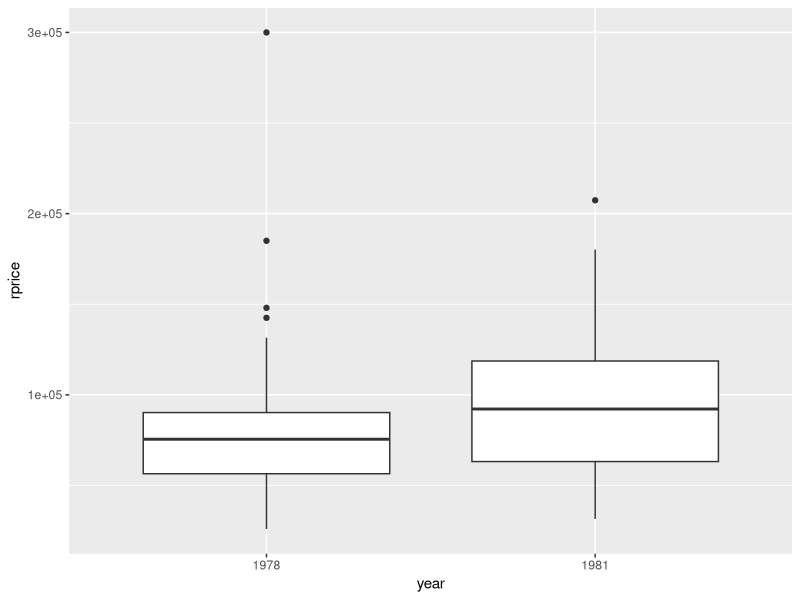
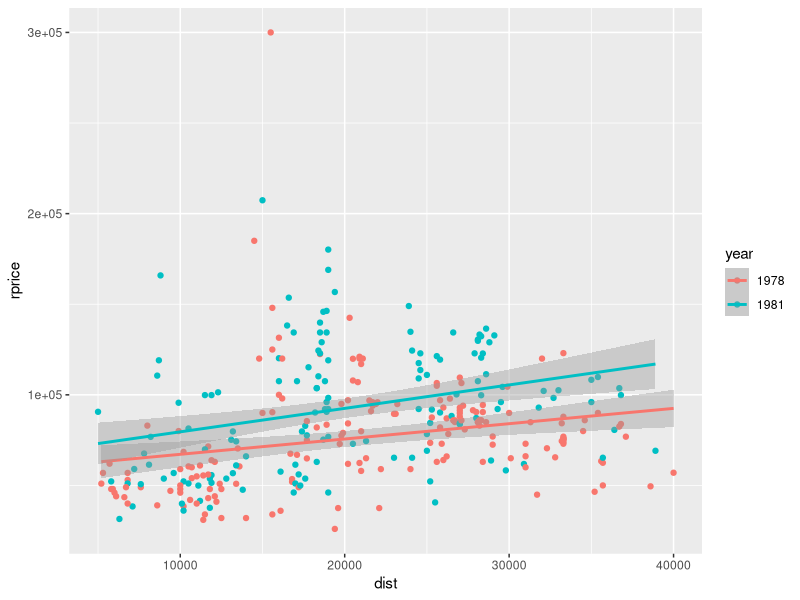
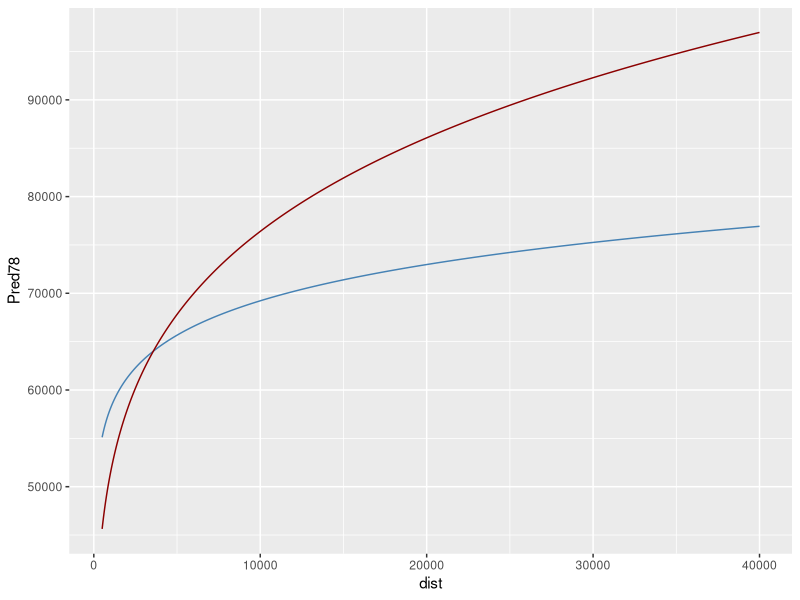
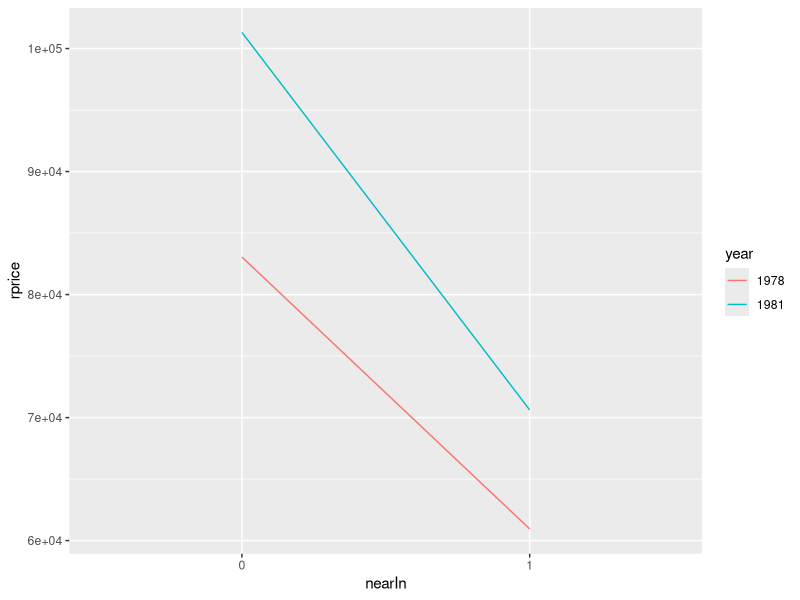

The R source for these figures, in order:
## ---- chunk 1
knitr::opts_chunk$set(echo = TRUE, warning = FALSE, message = FALSE)
## ---- chunk 2
library(readxl)
PH <- read_excel("KIELMC_2.xls")
## ---- chunk 3
str(PH)
PH$year <- as.factor(PH$year)
## ---- chunk 4
# Descriptivo general
summary(PH)
## ---- chunk 5
# Descriptivo por etapa 1
library(dplyr)
PH78 <- filter(PH, year == 1978)
summary(PH78)
## ---- chunk 6
# Descriptivo por etapa 2
PH81 <- filter(PH, year == 1981)
summary(PH81)
## ---- chunk 7
library(ggplot2)
ggplot(PH)+
  aes(y = rprice, x = year)+
  geom_boxplot()
## ---- chunk 8
ggplot(PH)+
  aes(x = dist, y = rprice, colour = year)+
  geom_point()+
  geom_smooth(method = "lm")
## ---- chunk 9
cor(PH[, -c(1, 11)])
## ---- chunk 10
PH$rpriceLog <- log(PH$rprice)
PH$distLog <- log(PH$dist)
PH78$rpriceLog <- log(PH78$rprice)
PH78$distLog <- log(PH78$dist)
PH81$rpriceLog <- log(PH81$rprice)
PH81$distLog <- log(PH81$dist)
## ---- chunk 11
# modelo 78
colnames(PH78)
model78 <- lm(data = PH78,
              rpriceLog ~ age + I(age^2) + area + baths + rooms + land + distLog + intst + I(intst^2))
summary(model78)
## ---- chunk 12
# modelo 81
model81 <- lm(data = PH81,
              rpriceLog ~ age + I(age^2) + area + baths + rooms + land + distLog + intst + I(intst^2))
summary(model81)
## ---- chunk 13
predicciones <- data.frame(dist = seq(500, 40000),
                           age = mean(PH$age),
                           area = mean(PH$area),
                           baths = mean(PH$baths),
                           rooms = mean(PH$rooms),
                           land = mean(PH$land),
                           intst = mean(PH$intst)) %>% mutate(distLog = log(dist))

prediccion78 <- predict(model78, newdata = predicciones)
prediccion81 <- predict(model81, newdata = predicciones)

predicciones$Pred78 <- exp(prediccion78)
predicciones$Pred81 <- exp(prediccion81)

ggplot(predicciones)+
  aes(x = dist)+
  geom_line(aes(y = Pred78), colour = "steelblue")+
  geom_line(aes(y = Pred81), colour = "darkred")
## ---- chunk 14
# impacto 78
beta78 <- 0.07611
precio78 <- mean(PH78$rprice)
dist78 <- mean(PH78$dist)
PrecioPie78 <- (precio78/dist78)*beta78
## ---- chunk 15
# impacto 81
beta81 <- 0.1720
precio81 <- mean(PH81$rprice)
dist81 <- mean(PH81$dist)
PrecioPie81 <- (precio81/dist81)*beta81
## ---- chunk 16
# Impacto
0.27 - 0.79
## ---- chunk 17
PH$nearIn <- as.factor(ifelse(PH$distLog <= 9.65, 1, 0))
int <- PH %>%
  group_by(nearIn, year) %>%
  summarize(rprice = mean(rprice))
ggplot(int)+
  aes(x = nearIn, y = rprice, colour = year)+
  geom_line(aes(group = year))
## ---- chunk 18
modelC <- lm(data = PH,
              rpriceLog ~ age + I(age^2) + area + baths + rooms + land + distLog + intst + I(intst^2) + year*distLog)
summary(modelC)
## ---- chunk 19
beta <- 0.03
precio <- mean(PH$rprice)
distancia <- mean(PH$dist)
(precio/distancia)*beta
